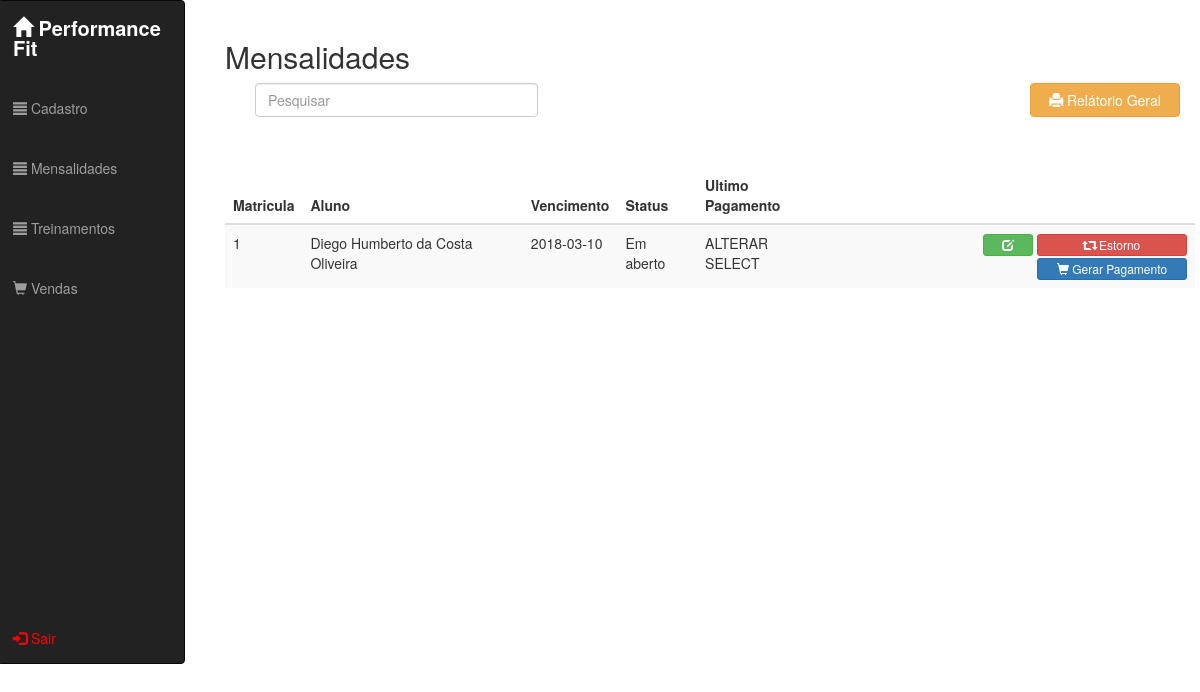
Screenshot of /view.mensalidade (signed in) with the database file from the repository.
### tables this page shows
CREATE TABLE `mensalidades` (
  `idmensalidade` int(11) NOT NULL,
  `idalunos_cliente` int(11) NOT NULL,
  `idplano` int(11) NOT NULL,
  `data_mens_pag` date NOT NULL,
  `status_mens` varchar(45) NOT NULL
);

CREATE TABLE `alunos_cliente` (
  `idalunos_cliente` int(11) NOT NULL,
  `idendereco_aluno` int(11) NOT NULL,
  `nome_aluno` varchar(100) NOT NULL,
  `cpf_aluno` varchar(14) NOT NULL,
  `rg_aluno` varchar(7) NOT NULL,
  `nome_mae` varchar(100) DEFAULT NULL,
  `nome_pai` varchar(100) DEFAULT NULL,
  `email_aluno` varchar(50) NOT NULL,
  `celular_aluno` varchar(16) DEFAULT NULL,
  `residencial_aluno` varchar(15) DEFAULT NULL,
  `data_nascimento_aluno` date NOT NULL,
  `status_aluno` varchar(50) NOT NULL,
  `obs_aluno` varchar(500) DEFAULT NULL
);

### _app/Conn/Conn.class.php (called while the page is built, shortened)
<?php
class Conn {
    private static $Host = SIS_DB_HOST;
    private static $User = SIS_DB_USER;
    private static $Pass = SIS_DB_PASS;
    private static $Dbsa = SIS_DB_DBSA;
    private static $Connect = null;
    private static function Conectar() {
        try {
            if (self::$Connect == null):
                $dsn = 'mysql:host=' . self::$Host . ';dbname=' . self::$Dbsa;
                $options = [ PDO::MYSQL_ATTR_INIT_COMMAND => 'SET NAMES UTF8'];
                self::$Connect = new PDO($dsn, self::$User, self::$Pass, $options);
                self::$Connect->setAttribute(PDO::ATTR_ERRMODE, PDO::ERRMODE_EXCEPTION);
            endif;
        } catch (PDOException $e) {
            PHPErro($e->getCode(), $e->getMessage(), $e->getFile(), $e->getLine());
            die;
        }
        return self::$Connect;
    }
    public static function getConn() {
        return self::Conectar();
    }
}

### _app/Conn/Read.class.php (called while the page is built, shortened)
<?php
class Read {
    private $Select;
    private $Result;
    private $Read;
    private $Conn;
    public function __construct() {
        $this->Conn = Conn::getConn();
    }
    public function ExeRead($Tabela, $Termos = null, $ParseString = null) {
        $this->Select = "SELECT * FROM {$Tabela} {$Termos}";
    }
    public function getResult() {
        return $this->Result;
    }
    public function FullRead($Query, $ParseString = null) {
        $this->Select = (string) $Query;
        $this->Execute();
    }
    private function Connect() {
        $this->Read = $this->Conn->prepare($this->Select);
        $this->Read->setFetchMode(PDO::FETCH_ASSOC);
    }
    private function Execute() {
        $this->Connect();
        try {
            $this->Read->execute();
            $this->Result = $this->Read->fetchAll();
        } catch (PDOException $e) {
            $this->Result = null;
            Erro("<b>Erro ao Ler:</b> {$e->getMessage()}", $e->getCode());
        }
    }
}

### Views/view.mensalidade.php (the view, shortened to what this page needs)
<?php require REQUIRE_PATH . '/menu.php'; ?>
<div class="col-md-10 modals">
    <br>
    <h2>Mensalidades</h2>
    <div class="col-md-12" align='right'>
        <form action="" method="POST">
            <div class="form-group col-md-4">
                <input type="text" placeholder="Pesquisar" class="form-control pesquisar pesquisar-mensalidade">
            </div>
        </form>
        <a class="relatorio-geral" href="http://localhost/academia/Views/view.mensalidades.relatorio.php" target="_blank"><button class="btn btn-warning"><i class="glyphicon glyphicon-print"></i> Relátorio Geral</button></a>
    </div>
    <div class="form-group col-md-12 mensagens-retorno">
        <br>
    </div>
    <table class="table table-striped modal-table">
        <thead>
            <tr>
                <th>Matricula</th>
                <th>Aluno</th>
                <th>Vencimento</th>
                <th>Status</th>
                <th>Ultimo Pagamento</th>
                <th></th>
            </tr>
        </thead>
        <tbody class="j-result-menssalidades">
            <?php
            $ReadMensalidadePaga = new Read;
            $ReadMensalidadePaga->FullRead("SELECT mensalidades.idmensalidade, alunos_cliente.idalunos_cliente ,alunos_cliente.nome_aluno, mensalidades.data_mens_pag, mensalidades.status_mens "
                    . "FROM mensalidades "
                    . "INNER JOIN alunos_cliente ON mensalidades.idalunos_cliente = alunos_cliente.idalunos_cliente "
                    . "ORDER BY alunos_cliente.idalunos_cliente");
            foreach ($ReadMensalidadePaga->getResult() as $e):
                extract($e);
                echo
                "<tr id='{$idmensalidade}'>" .
                "<td>{$idalunos_cliente}</td>" .
                "<td>{$nome_aluno}</td>" .
                "<td>{$data_mens_pag}</td>" .
                "<td>{$status_mens}</td>" .
                "<td>ALTERAR SELECT</td>" .
                "<td align='right'>" .
                "<button class='btn btn-success btn-xs open-modal-update j-open-modal-update-mensalidade' idmensalidade={$idmensalidade}><i class='glyphicon glyphicon-edit'></i></button></a> " .
                "<button class='btn btn-danger btn-xs estornar'><i class='glyphicon glyphicon glyphicon-retweet'></i> Estorno</button></a> " .
                "<button class='btn btn-primary btn-xs confirmar'><i class='glyphicon glyphicon-shopping-cart'></i> Gerar Pagamento</button></a>" .
                "</td>" .
                "</tr>";
            endforeach;
            ?>
        </tbody>
    </table>
</div>

### Views/css/style.css (style rules this page uses)
.btn-success { width: 150px; }
.btn-danger { width: 150px; }
.btn-warning { width: 150px; }
.btn-primary { width: 150px; }
.open-modal-update { width: 50px; }
.modals { margin-left: 210px; }

### rows the page displays
mensalidades: idalunos_cliente.idalunos_cliente "1", idalunos_cliente.nome_aluno "Diego Humberto da Costa Oliveira", data_mens_pag "2018-03-10", status_mens "Em aberto"
